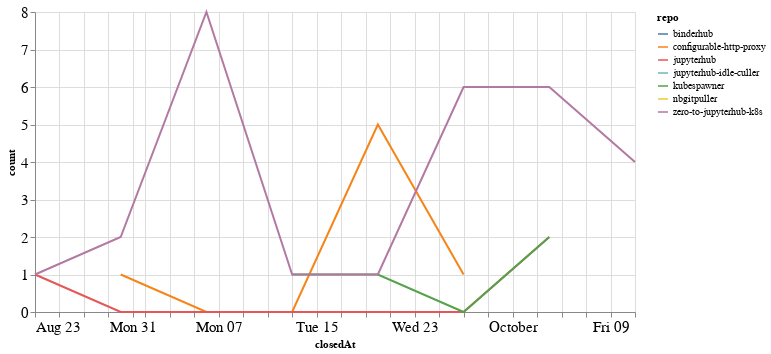

Notebook code for this chart:
### Code cell
closed_by_time = closed_by.groupby('repo').resample('W', on='closedAt').count()['author'].reset_index()
closed_by_time = closed_by_time.rename(columns={'author': 'count'})

alt.Chart(closed_by_time, width=600).mark_line().encode(
    x='closedAt',
    y='count',
    color='repo',
    tooltip="repo"
)

### Figure 1 — Vega-Lite specification as saved in the notebook (floating-point values rounded to 4 significant figures)
{"config": {"axisLeft": {"labelFontSize": 15}, "axisBottom": {"labelFontSize": 15}}, "data": {"name": "data-5ac6ceb9da349504f5e47dab5ad209aa"}, "mark": "line", "encoding": {"color": {"type": "nominal", "field": "repo"}, "tooltip": {"type": "nominal", "field": "repo"}, "x": {"type": "temporal", "field": "closedAt"}, "y": {"type": "quantitative", "field": "count"}}, "width": 600, "$schema": "https://vega.github.io/schema/vega-lite/v4.8.1.json", "datasets": {"data-5ac6ceb9da349504f5e47dab5ad209aa": [{"repo": "binderhub", "closedAt": "2020-08-23T00:00:00", "count": 1}, {"repo": "configurable-http-proxy", "closedAt": "2020-08-30T00:00:00", "count": 1}, {"repo": "configurable-http-proxy", "closedAt": "2020-09-06T00:00:00", "count": 0}, {"repo": "configurable-http-proxy", "closedAt": "2020-09-13T00:00:00", "count": 0}, {"repo": "configurable-http-proxy", "closedAt": "2020-09-20T00:00:00", "count": 5}, {"repo": "configurable-http-proxy", "closedAt": "2020-09-27T00:00:00", "count": 1}, {"repo": "jupyterhub", "closedAt": "2020-08-23T00:00:00", "count": 1}, {"repo": "jupyterhub", "closedAt": "2020-08-30T00:00:00", "count": 0}, {"repo": "jupyterhub", "closedAt": "2020-09-06T00:00:00", "count": 0}, {"repo": "jupyterhub", "closedAt": "2020-09-13T00:00:00", "count": 0}, {"repo": "jupyterhub", "closedAt": "2020-09-20T00:00:00", "count": 0}, {"repo": "jupyterhub", "closedAt": "2020-09-27T00:00:00", "count": 0}, {"repo": "jupyterhub", "closedAt": "2020-10-04T00:00:00", "count": 2}, {"repo": "jupyterhub-idle-culler", "closedAt": "2020-08-23T00:00:00", "count": 1}, {"repo": "kubespawner", "closedAt": "2020-09-13T00:00:00", "count": 1}, {"repo": "kubespawner", "closedAt": "2020-09-20T00:00:00", "count": 1}, {"repo": "kubespawner", "closedAt": "2020-09-27T00:00:00", "count": 0}, {"repo": "kubespawner", "closedAt": "2020-10-04T00:00:00", "count": 2}, {"repo": "nbgitpuller", "closedAt": "2020-10-04T00:00:00", "count": 2}, {"repo": "zero-to-jupyterhub-k8s", "closedAt": "2020-08-23T00:00:00", "count": 1}, {"repo": "zero-to-jupyterhub-k8s", "closedAt": "2020-08-30T00:00:00", "count": 2}, {"repo": "zero-to-jupyterhub-k8s", "closedAt": "2020-09-06T00:00:00", "count": 8}, {"repo": "zero-to-jupyterhub-k8s", "closedAt": "2020-09-13T00:00:00", "count": 1}, {"repo": "zero-to-jupyterhub-k8s", "closedAt": "2020-09-20T00:00:00", "count": 1}, {"repo": "zero-to-jupyterhub-k8s", "closedAt": "2020-09-27T00:00:00", "count": 6}, {"repo": "zero-to-jupyterhub-k8s", "closedAt": "2020-10-04T00:00:00", "count": 6}, {"repo": "zero-to-jupyterhub-k8s", "closedAt": "2020-10-11T00:00:00", "count": 4}]}}
